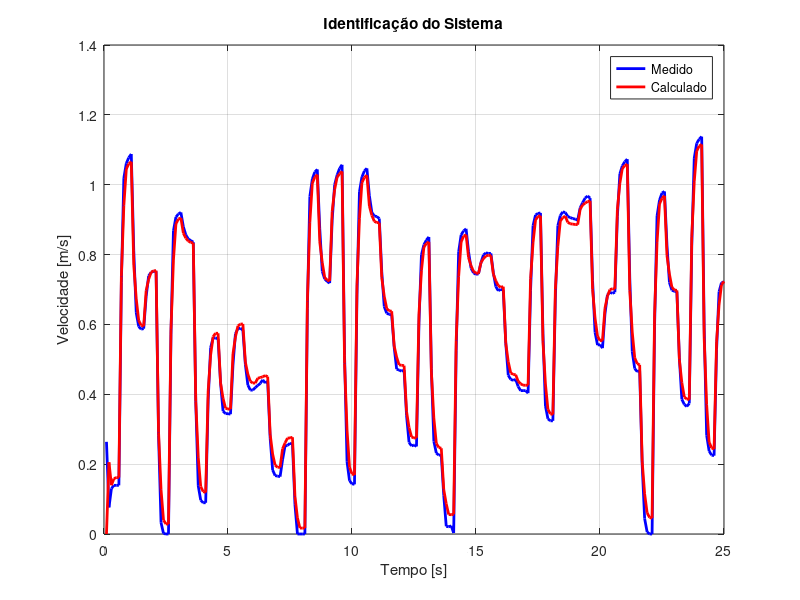

Source code (MATLAB):
clc, clear, close all

data = load('t100a05');
pv = 900;
D = 0.042;
dT = 0.1;
dS = ((pi*D)/pv)/dT;

y = dS*data.d(:,2);
u = data.d(:,1);
N = length(y);

Y = y(2:N);
X = [y(1:N-1) u(1:N-1)];

theta = inv(X'*X)*X'*Y

yh = [0];
for i = 2:N
    yh(i) = theta(1) *  y(i - 1) + theta(2) * u(i-1); 
    
end

for i = 1:N
    MSE=sum((yh(i)-y(i))^2)/N;
end



% ----------- Validação ---------
data_t = load('t100a06');
y_t = dS*data_t.d(:,2);
u_t = data_t.d(:,1);

yh_t = [0];
for i = 2:N
    yh_t(i) = theta(1) *  y_t(i - 1) + theta(2) * u_t(i-1);   
    
end

for i = 1:N
    MSE_t=sum((yh_t(i)-y_t(i))^2)/N;
end

% ------------ Plots -----------
figure()
subplot(1,1,1)
plot(data.dT, y_t, 'b', 'linewidth', 2)
hold on
plot(data.dT, yh_t, 'r','linewidth', 2)
hold on
grid on
title('Identificação do Sistema')
xlabel('Tempo [s]')
ylabel('Velocidade [m/s]')
legend('Medido','Calculado') 
